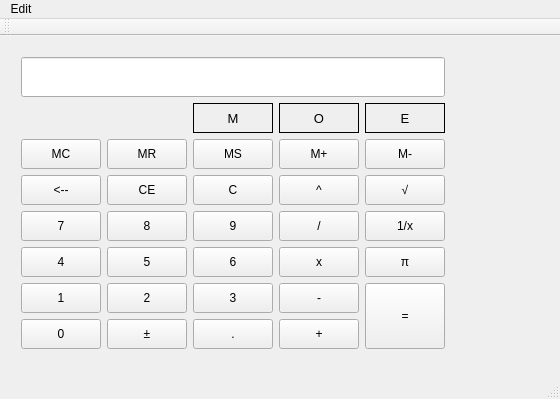
<?xml version="1.0" encoding="UTF-8"?>
<ui version="4.0">
 <class>DardulatorClass</class>
 <widget class="QMainWindow" name="DardulatorClass">
  <property name="geometry">
   <rect>
    <x>0</x>
    <y>0</y>
    <width>560</width>
    <height>399</height>
   </rect>
  </property>
  <property name="windowTitle">
   <string>Dardulator</string>
  </property>
  <widget class="QWidget" name="centralWidget">
   <widget class="QWidget" name="gridLayoutWidget">
    <property name="geometry">
     <rect>
      <x>10</x>
      <y>10</y>
      <width>401</width>
      <height>325</height>
     </rect>
    </property>
    <layout class="QGridLayout" name="gridLayout_2" rowstretch="40,30,30,30,30,30,30,30" columnstretch="50,50,50,50,50" rowminimumheight="40,30,30,30,30,30,30,30" columnminimumwidth="50,50,50,50,50">
     <property name="sizeConstraint">
      <enum>QLayout::SetFixedSize</enum>
     </property>
     <item row="4" column="3">
      <widget class="QPushButton" name="btnDivide">
       <property name="sizePolicy">
        <sizepolicy hsizetype="Minimum" vsizetype="Minimum">
         <horstretch>0</horstretch>
         <verstretch>0</verstretch>
        </sizepolicy>
       </property>
       <property name="text">
        <string>/</string>
       </property>
      </widget>
     </item>
     <item row="5" column="3">
      <widget class="QPushButton" name="btnMultiply">
       <property name="sizePolicy">
        <sizepolicy hsizetype="Minimum" vsizetype="Minimum">
         <horstretch>0</horstretch>
         <verstretch>0</verstretch>
        </sizepolicy>
       </property>
       <property name="text">
        <string>x</string>
       </property>
      </widget>
     </item>
     <item row="1" column="3">
      <widget class="QLabel" name="lblOverflow">
       <property name="font">
        <font>
         <pointsize>10</pointsize>
        </font>
       </property>
       <property name="frameShape">
        <enum>QFrame::Box</enum>
       </property>
       <property name="text">
        <string>O</string>
       </property>
       <property name="alignment">
        <set>Qt::AlignCenter</set>
       </property>
      </widget>
     </item>
     <item row="1" column="2">
      <widget class="QLabel" name="lblMemory">
       <property name="font">
        <font>
         <pointsize>10</pointsize>
        </font>
       </property>
       <property name="frameShape">
        <enum>QFrame::Box</enum>
       </property>
       <property name="text">
        <string>M</string>
       </property>
       <property name="alignment">
        <set>Qt::AlignCenter</set>
       </property>
      </widget>
     </item>
     <item row="6" column="0">
      <widget class="QPushButton" name="btn1">
       <property name="sizePolicy">
        <sizepolicy hsizetype="Minimum" vsizetype="Minimum">
         <horstretch>0</horstretch>
         <verstretch>0</verstretch>
        </sizepolicy>
       </property>
       <property name="text">
        <string>1</string>
       </property>
       <property name="shortcut">
        <string>1</string>
       </property>
      </widget>
     </item>
     <item row="5" column="4">
      <widget class="QPushButton" name="btnPi">
       <property name="sizePolicy">
        <sizepolicy hsizetype="Minimum" vsizetype="Minimum">
         <horstretch>0</horstretch>
         <verstretch>0</verstretch>
        </sizepolicy>
       </property>
       <property name="text">
        <string>π</string>
       </property>
      </widget>
     </item>
     <item row="2" column="2">
      <widget class="QPushButton" name="btnMSet">
       <property name="sizePolicy">
        <sizepolicy hsizetype="Maximum" vsizetype="Minimum">
         <horstretch>0</horstretch>
         <verstretch>0</verstretch>
        </sizepolicy>
       </property>
       <property name="text">
        <string>MS</string>
       </property>
       <property name="shortcut">
        <string>Backspace</string>
       </property>
      </widget>
     </item>
     <item row="2" column="1">
      <widget class="QPushButton" name="btnMRecall">
       <property name="sizePolicy">
        <sizepolicy hsizetype="Maximum" vsizetype="Minimum">
         <horstretch>0</horstretch>
         <verstretch>0</verstretch>
        </sizepolicy>
       </property>
       <property name="text">
        <string>MR</string>
       </property>
       <property name="shortcut">
        <string>Backspace</string>
       </property>
      </widget>
     </item>
     <item row="3" column="4">
      <widget class="QPushButton" name="btnSqrt">
       <property name="sizePolicy">
        <sizepolicy hsizetype="Minimum" vsizetype="Minimum">
         <horstretch>0</horstretch>
         <verstretch>0</verstretch>
        </sizepolicy>
       </property>
       <property name="text">
        <string>√</string>
       </property>
      </widget>
     </item>
     <item row="3" column="0">
      <widget class="QPushButton" name="btnBackspace">
       <property name="sizePolicy">
        <sizepolicy hsizetype="Maximum" vsizetype="Minimum">
         <horstretch>0</horstretch>
         <verstretch>0</verstretch>
        </sizepolicy>
       </property>
       <property name="text">
        <string>&lt;--</string>
       </property>
       <property name="shortcut">
        <string>Backspace</string>
       </property>
      </widget>
     </item>
     <item row="5" column="0">
      <widget class="QPushButton" name="btn4">
       <property name="sizePolicy">
        <sizepolicy hsizetype="Minimum" vsizetype="Minimum">
         <horstretch>0</horstretch>
         <verstretch>0</verstretch>
        </sizepolicy>
       </property>
       <property name="text">
        <string>4</string>
       </property>
       <property name="shortcut">
        <string>4</string>
       </property>
      </widget>
     </item>
     <item row="2" column="3">
      <widget class="QPushButton" name="btnMPlus">
       <property name="sizePolicy">
        <sizepolicy hsizetype="Maximum" vsizetype="Minimum">
         <horstretch>0</horstretch>
         <verstretch>0</verstretch>
        </sizepolicy>
       </property>
       <property name="text">
        <string>M+</string>
       </property>
       <property name="shortcut">
        <string>Backspace</string>
       </property>
      </widget>
     </item>
     <item row="5" column="2">
      <widget class="QPushButton" name="btn6">
       <property name="sizePolicy">
        <sizepolicy hsizetype="Minimum" vsizetype="Minimum">
         <horstretch>0</horstretch>
         <verstretch>0</verstretch>
        </sizepolicy>
       </property>
       <property name="text">
        <string>6</string>
       </property>
       <property name="shortcut">
        <string>6</string>
       </property>
      </widget>
     </item>
     <item row="3" column="1">
      <widget class="QPushButton" name="btnCE">
       <property name="sizePolicy">
        <sizepolicy hsizetype="Minimum" vsizetype="Minimum">
         <horstretch>0</horstretch>
         <verstretch>0</verstretch>
        </sizepolicy>
       </property>
       <property name="text">
        <string>CE</string>
       </property>
      </widget>
     </item>
     <item row="4" column="2">
      <widget class="QPushButton" name="btn9">
       <property name="sizePolicy">
        <sizepolicy hsizetype="Minimum" vsizetype="Minimum">
         <horstretch>0</horstretch>
         <verstretch>0</verstretch>
        </sizepolicy>
       </property>
       <property name="text">
        <string>9</string>
       </property>
       <property name="shortcut">
        <string>9</string>
       </property>
      </widget>
     </item>
     <item row="4" column="1">
      <widget class="QPushButton" name="btn8">
       <property name="sizePolicy">
        <sizepolicy hsizetype="Minimum" vsizetype="Minimum">
         <horstretch>0</horstretch>
         <verstretch>0</verstretch>
        </sizepolicy>
       </property>
       <property name="text">
        <string>8</string>
       </property>
       <property name="shortcut">
        <string>8</string>
       </property>
      </widget>
     </item>
     <item row="6" column="3">
      <widget class="QPushButton" name="btnMinus">
       <property name="sizePolicy">
        <sizepolicy hsizetype="Minimum" vsizetype="Minimum">
         <horstretch>0</horstretch>
         <verstretch>0</verstretch>
        </sizepolicy>
       </property>
       <property name="text">
        <string>-</string>
       </property>
      </widget>
     </item>
     <item row="6" column="1">
      <widget class="QPushButton" name="btn2">
       <property name="sizePolicy">
        <sizepolicy hsizetype="Minimum" vsizetype="Minimum">
         <horstretch>0</horstretch>
         <verstretch>0</verstretch>
        </sizepolicy>
       </property>
       <property name="text">
        <string>2</string>
       </property>
       <property name="shortcut">
        <string>2</string>
       </property>
      </widget>
     </item>
     <item row="7" column="1">
      <widget class="QPushButton" name="btnSign">
       <property name="sizePolicy">
        <sizepolicy hsizetype="Minimum" vsizetype="Minimum">
         <horstretch>0</horstretch>
         <verstretch>0</verstretch>
        </sizepolicy>
       </property>
       <property name="text">
        <string>±</string>
       </property>
      </widget>
     </item>
     <item row="7" column="3">
      <widget class="QPushButton" name="btnPlus">
       <property name="sizePolicy">
        <sizepolicy hsizetype="Minimum" vsizetype="Minimum">
         <horstretch>0</horstretch>
         <verstretch>0</verstretch>
        </sizepolicy>
       </property>
       <property name="text">
        <string>+</string>
       </property>
      </widget>
     </item>
     <item row="7" column="0">
      <widget class="QPushButton" name="btn0">
       <property name="sizePolicy">
        <sizepolicy hsizetype="Minimum" vsizetype="Minimum">
         <horstretch>0</horstretch>
         <verstretch>0</verstretch>
        </sizepolicy>
       </property>
       <property name="text">
        <string>0</string>
       </property>
       <property name="shortcut">
        <string>0</string>
       </property>
      </widget>
     </item>
     <item row="7" column="2">
      <widget class="QPushButton" name="btnDot">
       <property name="sizePolicy">
        <sizepolicy hsizetype="Minimum" vsizetype="Minimum">
         <horstretch>0</horstretch>
         <verstretch>0</verstretch>
        </sizepolicy>
       </property>
       <property name="text">
        <string>.</string>
       </property>
       <property name="shortcut">
        <string>.</string>
       </property>
      </widget>
     </item>
     <item row="3" column="3">
      <widget class="QPushButton" name="btnPower">
       <property name="sizePolicy">
        <sizepolicy hsizetype="Minimum" vsizetype="Minimum">
         <horstretch>0</horstretch>
         <verstretch>0</verstretch>
        </sizepolicy>
       </property>
       <property name="text">
        <string>^</string>
       </property>
      </widget>
     </item>
     <item row="3" column="2">
      <widget class="QPushButton" name="btnC">
       <property name="sizePolicy">
        <sizepolicy hsizetype="Minimum" vsizetype="Minimum">
         <horstretch>0</horstretch>
         <verstretch>0</verstretch>
        </sizepolicy>
       </property>
       <property name="text">
        <string>C</string>
       </property>
      </widget>
     </item>
     <item row="4" column="0">
      <widget class="QPushButton" name="btn7">
       <property name="sizePolicy">
        <sizepolicy hsizetype="Minimum" vsizetype="Minimum">
         <horstretch>0</horstretch>
         <verstretch>0</verstretch>
        </sizepolicy>
       </property>
       <property name="text">
        <string>7</string>
       </property>
       <property name="shortcut">
        <string>7</string>
       </property>
      </widget>
     </item>
     <item row="1" column="4">
      <widget class="QLabel" name="lblError">
       <property name="font">
        <font>
         <pointsize>10</pointsize>
        </font>
       </property>
       <property name="frameShape">
        <enum>QFrame::Box</enum>
       </property>
       <property name="text">
        <string>E</string>
       </property>
       <property name="alignment">
        <set>Qt::AlignCenter</set>
       </property>
      </widget>
     </item>
     <item row="6" column="2">
      <widget class="QPushButton" name="btn3">
       <property name="sizePolicy">
        <sizepolicy hsizetype="Minimum" vsizetype="Minimum">
         <horstretch>0</horstretch>
         <verstretch>0</verstretch>
        </sizepolicy>
       </property>
       <property name="text">
        <string>3</string>
       </property>
       <property name="shortcut">
        <string>3</string>
       </property>
      </widget>
     </item>
     <item row="2" column="4">
      <widget class="QPushButton" name="btnMMinus">
       <property name="sizePolicy">
        <sizepolicy hsizetype="Maximum" vsizetype="Minimum">
         <horstretch>0</horstretch>
         <verstretch>0</verstretch>
        </sizepolicy>
       </property>
       <property name="text">
        <string>M-</string>
       </property>
       <property name="shortcut">
        <string>Backspace</string>
       </property>
      </widget>
     </item>
     <item row="2" column="0">
      <widget class="QPushButton" name="btnMClear">
       <property name="sizePolicy">
        <sizepolicy hsizetype="Maximum" vsizetype="Minimum">
         <horstretch>0</horstretch>
         <verstretch>0</verstretch>
        </sizepolicy>
       </property>
       <property name="text">
        <string>MC</string>
       </property>
       <property name="shortcut">
        <string>Backspace</string>
       </property>
      </widget>
     </item>
     <item row="6" column="4" rowspan="2">
      <widget class="QPushButton" name="btnEqual">
       <property name="sizePolicy">
        <sizepolicy hsizetype="Minimum" vsizetype="Minimum">
         <horstretch>0</horstretch>
         <verstretch>0</verstretch>
        </sizepolicy>
       </property>
       <property name="text">
        <string>=</string>
       </property>
      </widget>
     </item>
     <item row="4" column="4">
      <widget class="QPushButton" name="pushButton">
       <property name="sizePolicy">
        <sizepolicy hsizetype="Minimum" vsizetype="Minimum">
         <horstretch>0</horstretch>
         <verstretch>0</verstretch>
        </sizepolicy>
       </property>
       <property name="text">
        <string>1/x</string>
       </property>
      </widget>
     </item>
     <item row="5" column="1">
      <widget class="QPushButton" name="btn5">
       <property name="sizePolicy">
        <sizepolicy hsizetype="Minimum" vsizetype="Minimum">
         <horstretch>0</horstretch>
         <verstretch>0</verstretch>
        </sizepolicy>
       </property>
       <property name="text">
        <string>5</string>
       </property>
       <property name="shortcut">
        <string>5</string>
       </property>
      </widget>
     </item>
     <item row="0" column="0" colspan="5">
      <widget class="QLineEdit" name="txtDisplay">
       <property name="sizePolicy">
        <sizepolicy hsizetype="Expanding" vsizetype="Minimum">
         <horstretch>0</horstretch>
         <verstretch>0</verstretch>
        </sizepolicy>
       </property>
       <property name="font">
        <font>
         <pointsize>12</pointsize>
        </font>
       </property>
       <property name="alignment">
        <set>Qt::AlignRight|Qt::AlignTrailing|Qt::AlignVCenter</set>
       </property>
       <property name="readOnly">
        <bool>true</bool>
       </property>
      </widget>
     </item>
    </layout>
   </widget>
  </widget>
  <widget class="QMenuBar" name="menuBar">
   <property name="geometry">
    <rect>
     <x>0</x>
     <y>0</y>
     <width>560</width>
     <height>21</height>
    </rect>
   </property>
   <widget class="QMenu" name="menuEdit">
    <property name="title">
     <string>Edit</string>
    </property>
    <addaction name="actionCopy"/>
    <addaction name="actionPaste"/>
   </widget>
   <addaction name="menuEdit"/>
  </widget>
  <widget class="QToolBar" name="mainToolBar">
   <attribute name="toolBarArea">
    <enum>TopToolBarArea</enum>
   </attribute>
   <attribute name="toolBarBreak">
    <bool>false</bool>
   </attribute>
  </widget>
  <widget class="QStatusBar" name="statusBar"/>
  <action name="actionCopy">
   <property name="text">
    <string>Copy</string>
   </property>
   <property name="shortcut">
    <string>Ctrl+C</string>
   </property>
  </action>
  <action name="actionPaste">
   <property name="text">
    <string>Paste</string>
   </property>
  </action>
 </widget>
 <layoutdefault spacing="6" margin="11"/>
 <resources>
  <include location="Dardulator.qrc"/>
 </resources>
 <connections/>
</ui>
